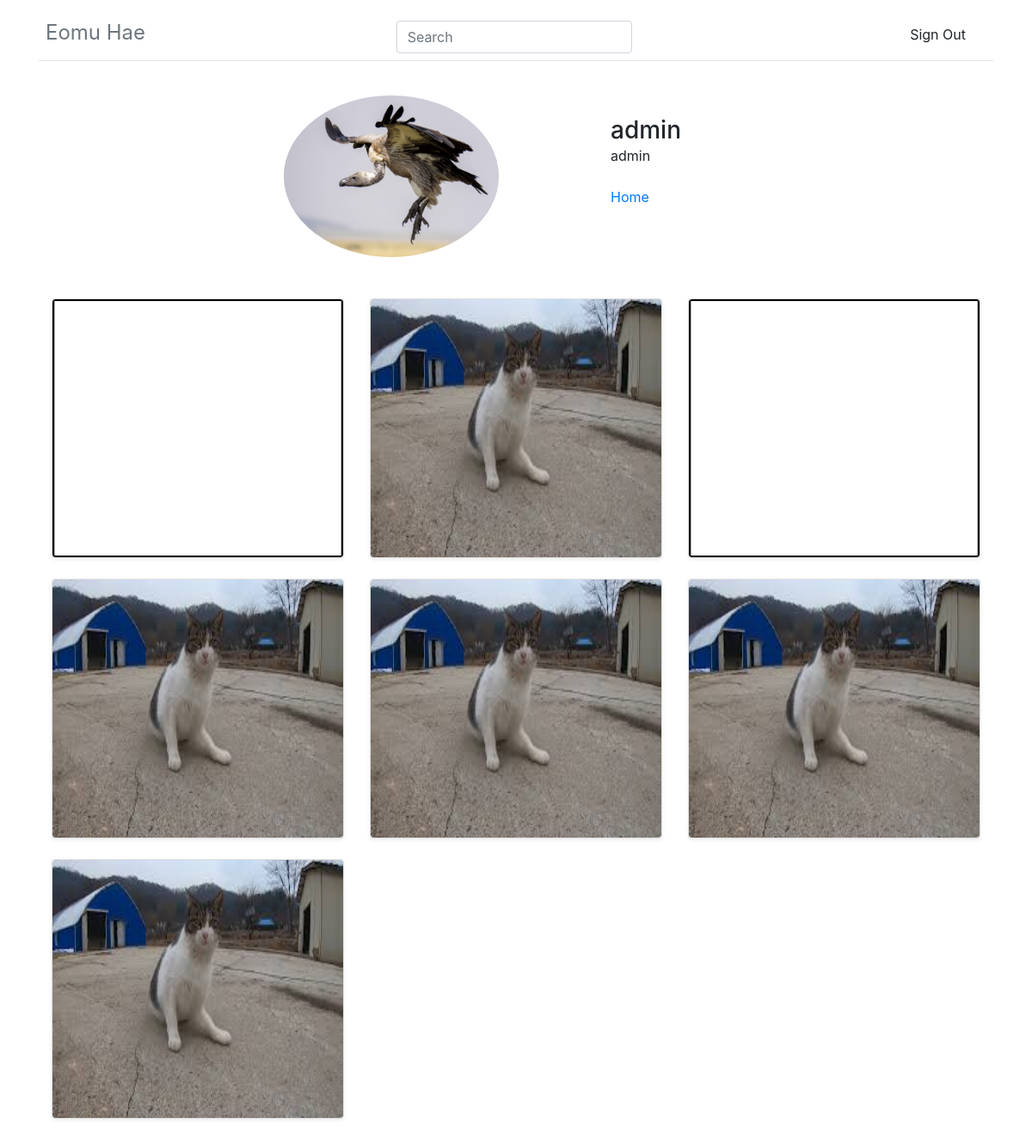
/intworlduser/userpage/admin (signed in), run on an earlier commit of the app's database.
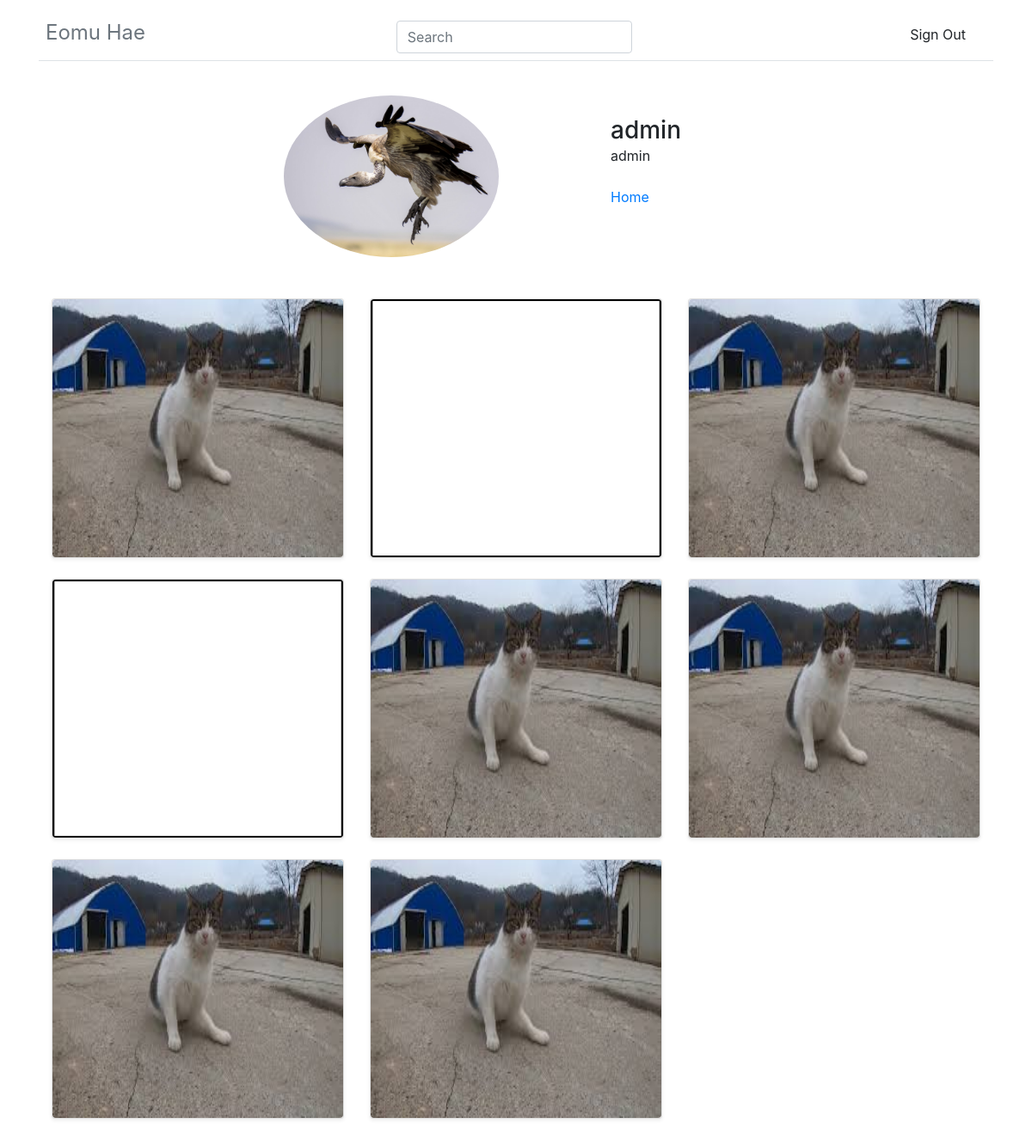
And on a later commit of the database.
### intworldapp/models.py (models this page shows, shortened)
class Post(models.Model):
    main_text = models.CharField(max_length=200)
    create_user = models.ForeignKey(User, on_delete = models.CASCADE)
    create_date = models.DateTimeField('date published', default=timezone.now)
    update_date = models.DateTimeField('date published', null = True, default=timezone.now)
    create_img = models.ImageField(blank=True, upload_to="post/%Y/%m/%d", null=True)
    likes = models.ManyToManyField(User, related_name='likes')
    tag_set = models.ManyToManyField('Tag', blank=True)
    tag_set_2 = models.ManyToManyField('Tag_2', blank=True)

### intworlduser/views.py (the view)
# urls.py: path('userpage/<str:writer>', views.user_select_info, name='userpage'),
@login_required
def user_select_info(request, writer):
    select_profile = Profile.objects.get(nick=writer)
    select_user = select_profile.user
    posts = Post.objects.all().filter(create_user=select_user).order_by('-id')
    if not select_profile.profile_image:
        pic_url = ""
    else:
        pic_url = select_profile.profile_image.url
    context = {
        'id' : select_user.username,
        'nick' : select_profile.nick,
        'profile_pic' : pic_url,
        'intro' : select_profile.intro,
        'posts' : posts,
    }
    return render(request, 'userpage.html', context=context)

### intworlduser/templates/userpage.html (shortened to what this page needs)
{% extends 'base.html' %}
{% load staticfiles %}
{% block content %}
<div class="cantrion">
  <div class="row justify-content-center">
    <div class="col-md-4 order-md-1">
      <img class="img-fluid rounded-circle" width="250" height="250"
        src="{% if profile_pic %} {{profile_pic}} {% else %} /static/default.jpg {% endif %}"
        preserveAspectRatio="xMidYMid slice" focusable="false" role="img" aria-label="Placeholder: Thumbnail">
    </div>
    <div class="col-md-2 order-md-2 mb-4">
      <br>
      <h3 class="mb-0">{{ id }}</h3>
      {% if intro %}
      <p class="card-text mb-auto">{{ intro | linebreaksbr}}</p>
      {% endif %}
      <br>
      <a href="{% url 'index' %}">Home</a>
    </div>
  </div>
  <div class="album py-5">
    <div class="container">
      <div class="row">
        {% for post in posts.all %}
        <div class="col-md-4">
          <div class="card mb-4 shadow-sm">
            <img src="{{post.create_img.url}}" class="rounded" alt="..." width="100%" height="300">
          </div>
        </div>
        {% endfor %}
      </div>
    </div>
  </div>
</div>
{% endblock %}

What changed in the data, as far as the page shows it:
added Post: create_img (picture)
